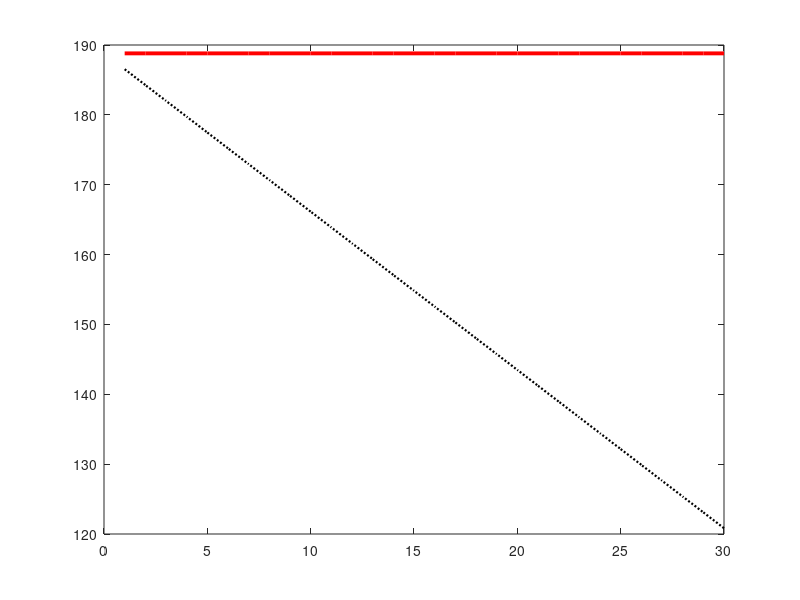

This chart was generated by the following MATLAB code: (Note: this script raises an error after producing the figure.)
%% 下行通信速率随 Tag 数量增加的演变对比 (BPSK-OFDM 真实物理层)
%clear; clc; close all;

%% 1. 下行 BPSK-OFDM 参数设置
B0 = 250e6;               % 系统总带宽: 250 MHz
B_tag = 3e6;              % 单个 Tag 需求带宽: 3 MHz
K_max = 30;               % Tag 节点最大数量
K_list = 1:1:K_max;

% OFDM 结构参数
N_fft = 1024;             % FFT 点数
ratio_data = 0.85;        % 有效数据子载波比例 (扣除DC、导频与虚子载波)
N_data = round(N_fft * ratio_data);

cp_ratio = 1/8;           % 循环前缀比例 (T_cp / T_u)
bits_per_symbol = 1;      % BPSK 调制: 1 bit/symbol
code_rate = 1;            % 信道编码码率 (无编码设为 1，若有卷积/LDPC可改为 1/2 或 3/4)

% 计算 BPSK-OFDM 下行的基准有效传输速率 (bps)
% R_base = B0 * (N_data/N_fft) * (1 / (1 + cp_ratio)) * bits_per_symbol * code_rate
spec_eff = (N_data / N_fft) * (1 / (1 + cp_ratio)) * bits_per_symbol * code_rate; % bps/Hz
R_dl_nominal = B0 * spec_eff; % 标称下行速率 (~188.89 Mbps)

fprintf('>>> 当前 BPSK-OFDM 下行基准速率为: %.2f Mbps (频谱效率: %.3f bps/Hz)\n', ...
    R_dl_nominal / 1e6, spec_eff);

%% 2. 真实工程与协议开销参数
% --- TDM: 往返传播时延与射频收发切换 ---
c = 3e8;                  % 光速 (m/s)
d_max = 30;               % 最大定位/反射距离: 30 m
T_prop = (2 * d_max) / c; % 往返传播时延: 200 ns
T_trx = 2e-6;             % 射频收发切换与PA建立时间: 2 us
T_guard = T_prop + T_trx; % 单次切换保护间隔 (~2.2 us)

T_frame = 1e-3;           % 调度总帧长: 1 ms
T_tag_data = T_frame * (B_tag / B0); % 单个 Tag 占用数据时隙

% --- FDM: 滤波器滚降保护频带 ---
B_guard = 0.5e6;          % 保护频带: 0.5 MHz / Tag
B_per_tag_fdm = B_tag + B_guard;

%% 3. 三种方案的下行有效速率计算 (Mbps)
% (1) 寄生调制 (Parasitic) - 下行时间/频带零侵占
R_dl_parasitic = (R_dl_nominal * ones(size(K_list))) / 1e6;

% (2) 真实 FDM - 带宽缩减 (假定 OFDM 参数等比缩放)
B_dl_fdm = max(0, B0 - K_list .* B_per_tag_fdm);
R_dl_fdm = (B_dl_fdm .* spec_eff) / 1e6;

% (3) 真实 TDM - 包含 (K+1) 次切换保护间隔的时隙压缩
T_overhead_total = (K_list + 1) .* T_guard;
T_ul_data_total  = K_list .* T_tag_data;
T_dl_available   = max(0, T_frame - T_ul_data_total - T_overhead_total);
R_dl_tdm = ((T_dl_available ./ T_frame) .* R_dl_nominal) / 1e6;

% (4) 理想基准线 (无任何保护时隙与保护频带)
R_dl_ideal = (max(0, 1 - K_list .* (B_tag / B0)) .* R_dl_nominal) / 1e6;

%% 4. 高清绘图输出
figure('Color', [1 1 1], 'Position', [250 200 850 540]);

plot(K_list, R_dl_parasitic, 'r-', 'LineWidth', 2.8, ...
    'DisplayName', 'Parasitic Modulation (Proposed)');
hold on;
plot(K_list, R_dl_ideal, 'k:', 'LineWidth', 1.6, ...
    'DisplayName', 'Ideal TDM / FDM (No Overhead)');
plot(K_list, R_dl_fdm, 'b--s', 'MarkerIndices', 1:5:K_max, 'MarkerSize', 6.5, ...
    'LineWidth', 1.8, 'DisplayName', 'FDM (3 MHz + Guard Band)');
plot(K_list, R_dl_tdm, 'm-.^', 'MarkerIndices', 1:5:K_max, 'MarkerSize', 6.5, ...
    'LineWidth', 1.8, 'DisplayName', 'TDM (3 MHz-equiv. + Guard Interval)');

% 坐标与细节美化
grid on;
set(gca, 'FontSize', 12, 'LineWidth', 1.2, 'GridLineStyle', '--', 'GridAlpha', 0.4);
xlabel('Number of Uplink Tags (K)', 'FontSize', 14, 'FontWeight', 'bold');
ylabel('Downlink Data Rate (Mbps)', 'FontSize', 14, 'FontWeight', 'bold');
title('Downlink Rate vs. Number of Tags (BPSK-OFDM, B_0 = 250 MHz)', ...
    'FontSize', 15, 'FontWeight', 'bold');

xlim([1, K_max]);
ylim([0, max(R_dl_parasitic) * 1.15]);

legend('Location', 'southwest', 'FontSize', 11, 'Box', 'on', 'Color', [1 1 1 0.9]);

% 动态标注起点速率
text(20, R_dl_parasitic(1) * 0.94, ...
    sprintf('\\leftarrow Parasitic: Constant at %.1f Mbps', R_dl_parasitic(1)), ...
    'FontSize', 11, 'Color', 'r', 'FontWeight', 'bold');
